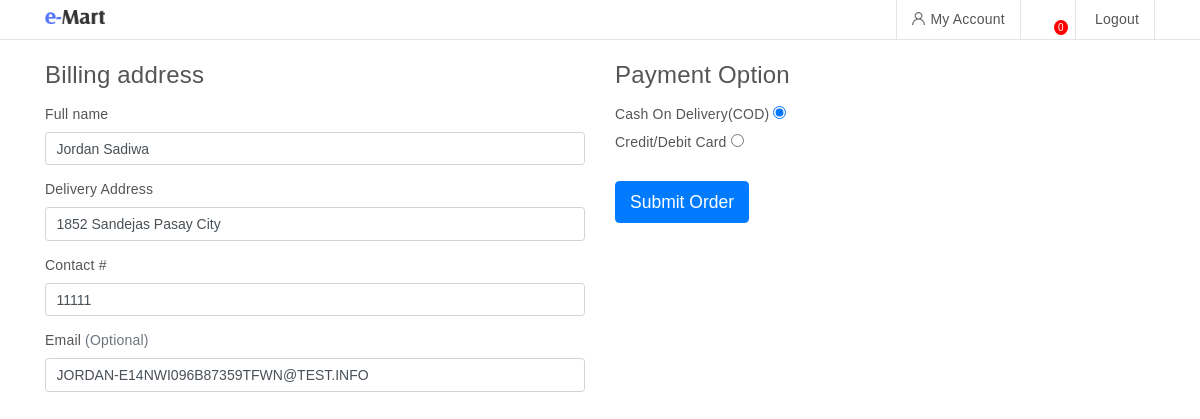
Before: /testc.php (signed in) with the older database file.
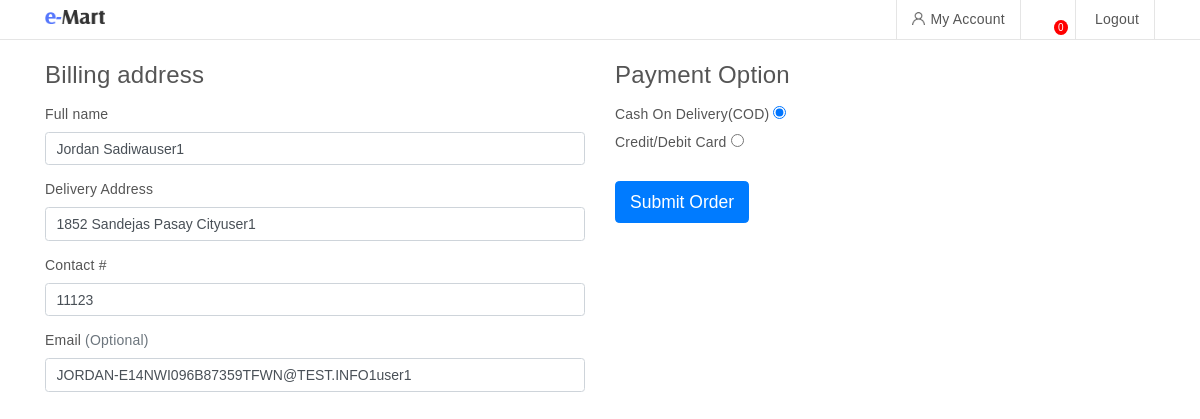
After: the same page with the newer database file.
### tables this page shows
CREATE TABLE `userinfo` (
  `id` int(11) NOT NULL,
  `fullname` varchar(255) DEFAULT NULL,
  `address` varchar(255) DEFAULT NULL,
  `contact` varchar(255) DEFAULT NULL,
  `email` varchar(255) DEFAULT NULL,
  `bday` date DEFAULT NULL,
  `date_created` timestamp NOT NULL DEFAULT current_timestamp(),
  `userid` int(11) DEFAULT NULL,
  `photo` varchar(255) DEFAULT NULL
);

### model.php (called while the page is built, shortened)
<?php
class Model {
	public $db;
	public function __construct(){
		require_once "config.php";
		$this->db = $db;
	}
	public function updateStoreListener(){
		return $this;
	}
	public function getUserProfile(){
		$sql = "
			SELECT t1.*,t2.photo as 'profilePicture', t3.position
			FROM userinfo t1
			LEFT JOIN user t2
			ON t1.userid = t2.id
			left join store t3
			on t3.userid = t2.id
			WHERE t1.userid = ".$_SESSION['id']."
			LIMIT 1
		";
		return $this->db->query($sql)->fetch();
	}
}

### testc.php (the view, shortened to what this page needs)
    <?php
  include_once "./model.php";
  $model = new Model();
    ?>
<!doctype html>
<html lang="en">
  <head>
      <link href="./index_files/css" rel="stylesheet">
      <link rel="stylesheet" href="./node_modules/bootstrap/dist/css/bootstrap.min.css" >
      <link rel="stylesheet" href="./index_files/animate.css">
      <link rel="stylesheet" href="./index_files/owl.carousel.min.css">
      <link rel="stylesheet" href="./index_files/normalize.css">
      <link rel="stylesheet" href="./index_files/style.css">
      <link rel="stylesheet" href="./index_files/responsive.css">
    </head>
<body>
  <?php include_once "./nav.php"; ?>
    <?php
      $profile = $model->getUserProfile();
    ?>
  <main class="container-fluid">
    <section class="container">
      <article class="row">
        <div class="col-sm">
          <br>
          <h4 class="mb-3">Billing address</h4>
            <div class="row">
              <div class="col-md-12 mb-3">
                <label for="firstName">Full name</label>
                <input type="text" data-target="#fullname2" class="copy form-control" id="firstName" placeholder="" value="<?= (isset($profile['fullname'])) ? $profile['fullname'] : ''; ?>" name="firstname" required>
              </div>
            </div>
            <div class="mb-3">
              <label for="address">Delivery Address</label>
              <input type="text" data-target="#address2" class="copy form-control" id="address" placeholder="1234 Main St" value="<?= (isset($profile['address'])) ? $profile['address'] : ''; ?>" required name="address">
            </div>
            <div class="mb-3">
              <label for="address">Contact #</label>
              <input type="text" data-target="#contact2" class="copy form-control" id="contact" placeholder="Mobile #" required value="<?= (isset($profile['contact'])) ? $profile['contact'] : ''; ?>" name="contact">
            </div>
            <div class="mb-3">
              <label for="email">Email <span class="text-muted">(Optional)</span></label>
              <input type="email" data-target="#email2" class="copy form-control" id="email" placeholder="you@example.com" value="<?= (isset($profile['email'])) ? $profile['email'] : ''; ?>" name="email">
            </div>
        </div>
        <div class="col-sm">
          <br>
          <h4 class="mb-3">Payment Option</h4>
          <label for="cod">Cash On Delivery(COD)
          <input type="radio" id="cod" name="paymentType" checked value="cod"></label>
          <br>
          <label for="card">Credit/Debit Card
          <input type="radio" id="card" name="paymentType" value="Card">
        </label>
          <br>
          <br>
          <form id="cod-form">
            <input type="submit" class="btn btn-primary btn-lg" value="Submit Order">
          </form>
        </div>
      </article>
    </section>
  </main>
</body>
</html>

Changed rows visible on the page:
changed userinfo: firstname "Jordan Sadiwa" → "Jordan Sadiwauser1"; address "1852 Sandejas Pasay City" → "1852 Sandejas Pasay Cityuser1"; contact "11111" → "11123"; email "JORDAN-E14NWI096B87359TFWN@TEST.INFO" → "JORDAN-E14NWI096B87359TFWN@TEST.INFO1user1"
